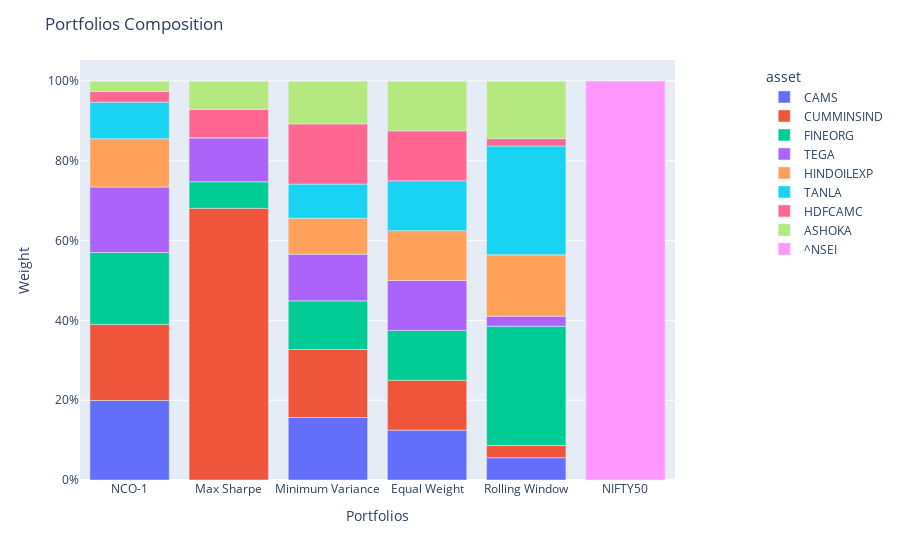

The code cell stored with this chart in its notebook:
### Code cell
population = Population(
    [cluster_pred, sharpe_pred, inv_var_pred, equ_pred, rolling_pred, bench_pred]
)
population.set_portfolio_params(compounded=True)
population.plot_composition()

### Figure 1 — Plotly figure (JSON) as saved in the notebook; plotly's stock layout.template omitted (floating-point values rounded to 4 significant figures)
{"data": [{"alignmentgroup": "True", "hovertemplate": "asset=CAMS<br>index=%{x}<br>value=%{y}<extra></extra>", "legendgroup": "CAMS", "marker": {"color": "#636efa", "pattern": {"shape": ""}}, "name": "CAMS", "offsetgroup": "CAMS", "orientation": "v", "showlegend": true, "textposition": "auto", "type": "bar", "x": ["NCO-1", "Max Sharpe", "Minimum Variance", "Equal Weight", "Rolling Window", "NIFTY50"], "xaxis": "x", "y": [0.1994, 0, 0.1567, 0.125, 0.056, 0], "yaxis": "y"}, {"alignmentgroup": "True", "hovertemplate": "asset=CUMMINSIND<br>index=%{x}<br>value=%{y}<extra></extra>", "legendgroup": "CUMMINSIND", "marker": {"color": "#EF553B", "pattern": {"shape": ""}}, "name": "CUMMINSIND", "offsetgroup": "CUMMINSIND", "orientation": "v", "showlegend": true, "textposition": "auto", "type": "bar", "x": ["NCO-1", "Max Sharpe", "Minimum Variance", "Equal Weight", "Rolling Window", "NIFTY50"], "xaxis": "x", "y": [0.1906, 0.681, 0.1703, 0.125, 0.03035, 0], "yaxis": "y"}, {"alignmentgroup": "True", "hovertemplate": "asset=FINEORG<br>index=%{x}<br>value=%{y}<extra></extra>", "legendgroup": "FINEORG", "marker": {"color": "#00cc96", "pattern": {"shape": ""}}, "name": "FINEORG", "offsetgroup": "FINEORG", "orientation": "v", "showlegend": true, "textposition": "auto", "type": "bar", "x": ["NCO-1", "Max Sharpe", "Minimum Variance", "Equal Weight", "Rolling Window", "NIFTY50"], "xaxis": "x", "y": [0.1802, 0.06654, 0.122, 0.125, 0.2992, 0], "yaxis": "y"}, {"alignmentgroup": "True", "hovertemplate": "asset=TEGA<br>index=%{x}<br>value=%{y}<extra></extra>", "legendgroup": "TEGA", "marker": {"color": "#ab63fa", "pattern": {"shape": ""}}, "name": "TEGA", "offsetgroup": "TEGA", "orientation": "v", "showlegend": true, "textposition": "auto", "type": "bar", "x": ["NCO-1", "Max Sharpe", "Minimum Variance", "Equal Weight", "Rolling Window", "NIFTY50"], "xaxis": "x", "y": [0.164, 0.1104, 0.1171, 0.125, 0.02509, 0], "yaxis": "y"}, {"alignmentgroup": "True", "hovertemplate": "asset=HINDOILEXP<br>index=%{x}<br>value=%{y}<extra></extra>", "legendgroup": "HINDOILEXP", "marker": {"color": "#FFA15A", "pattern": {"shape": ""}}, "name": "HINDOILEXP", "offsetgroup": "HINDOILEXP", "orientation": "v", "showlegend": true, "textposition": "auto", "type": "bar", "x": ["NCO-1", "Max Sharpe", "Minimum Variance", "Equal Weight", "Rolling Window", "NIFTY50"], "xaxis": "x", "y": [0.1213, 0, 0.09011, 0.125, 0.1537, 0], "yaxis": "y"}, {"alignmentgroup": "True", "hovertemplate": "asset=TANLA<br>index=%{x}<br>value=%{y}<extra></extra>", "legendgroup": "TANLA", "marker": {"color": "#19d3f3", "pattern": {"shape": ""}}, "name": "TANLA", "offsetgroup": "TANLA", "orientation": "v", "showlegend": true, "textposition": "auto", "type": "bar", "x": ["NCO-1", "Max Sharpe", "Minimum Variance", "Equal Weight", "Rolling Window", "NIFTY50"], "xaxis": "x", "y": [0.09135, 0, 0.08541, 0.125, 0.2727, 0], "yaxis": "y"}, {"alignmentgroup": "True", "hovertemplate": "asset=HDFCAMC<br>index=%{x}<br>value=%{y}<extra></extra>", "legendgroup": "HDFCAMC", "marker": {"color": "#FF6692", "pattern": {"shape": ""}}, "name": "HDFCAMC", "offsetgroup": "HDFCAMC", "orientation": "v", "showlegend": true, "textposition": "auto", "type": "bar", "x": ["NCO-1", "Max Sharpe", "Minimum Variance", "Equal Weight", "Rolling Window", "NIFTY50"], "xaxis": "x", "y": [0.02676, 0.07086, 0.1509, 0.125, 0.01857, 0], "yaxis": "y"}, {"alignmentgroup": "True", "hovertemplate": "asset=ASHOKA<br>index=%{x}<br>value=%{y}<extra></extra>", "legendgroup": "ASHOKA", "marker": {"color": "#B6E880", "pattern": {"shape": ""}}, "name": "ASHOKA", "offsetgroup": "ASHOKA", "orientation": "v", "showlegend": true, "textposition": "auto", "type": "bar", "x": ["NCO-1", "Max Sharpe", "Minimum Variance", "Equal Weight", "Rolling Window", "NIFTY50"], "xaxis": "x", "y": [0.02646, 0.07121, 0.1076, 0.125, 0.1445, 0], "yaxis": "y"}, {"alignmentgroup": "True", "hovertemplate": "asset=^NSEI<br>index=%{x}<br>value=%{y}<extra></extra>", "legendgroup": "^NSEI", "marker": {"color": "#FF97FF", "pattern": {"shape": ""}}, "name": "^NSEI", "offsetgroup": "^NSEI", "orientation": "v", "showlegend": true, "textposition": "auto", "type": "bar", "x": ["NCO-1", "Max Sharpe", "Minimum Variance", "Equal Weight", "Rolling Window", "NIFTY50"], "xaxis": "x", "y": [0, 0, 0, 0, 0, 1], "yaxis": "y"}], "layout": {"barmode": "relative", "legend": {"title": {"text": "asset"}, "tracegroupgap": 0, "x": 1.15, "xanchor": "left", "y": 0.99, "yanchor": "top"}, "margin": {"t": 60}, "title": {"text": "Portfolios Composition"}, "xaxis": {"anchor": "y", "domain": [0, 1], "title": {"text": "Portfolios"}}, "yaxis": {"anchor": "x", "domain": [0, 1], "tickformat": ",.0%", "title": {"text": "Weight"}}}}
